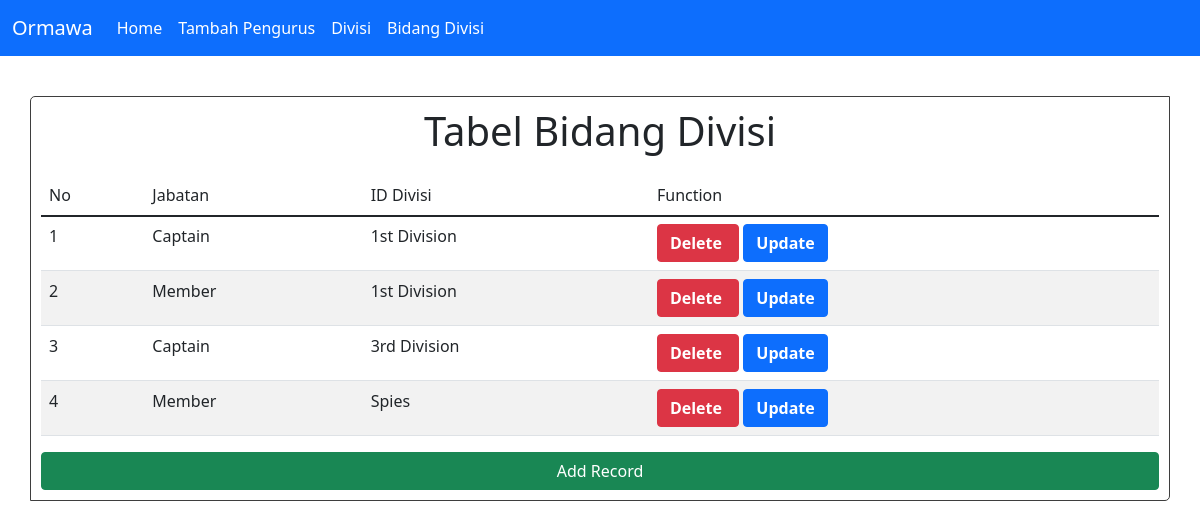
Screenshot of /bidang_divisi.php with the database file from the repository.
### tables this page shows
CREATE TABLE `bidang_divisi`  (
  `id_bidang` bigint NOT NULL AUTO_INCREMENT,
  `jabatan` varchar(255) NOT NULL,
  `id_divisi` bigint NULL DEFAULT NULL,
  PRIMARY KEY (`id_bidang`) USING BTREE,
  INDEX `id_divisi`(`id_divisi` ASC) USING BTREE,
  CONSTRAINT `bidang_divisi_ibfk_1` FOREIGN KEY (`id_divisi`) REFERENCES `divisi` (`id_divisi`) ON DELETE CASCADE ON UPDATE CASCADE
);

CREATE TABLE `divisi`  (
  `id_divisi` bigint NOT NULL AUTO_INCREMENT,
  `nama_divisi` varchar(255) NOT NULL,
  PRIMARY KEY (`id_divisi`) USING BTREE
);

### includes/DB.class.php (called while the page is built, shortened)
<?php
class DB
{
    var $db_host = "";
    var $db_user = "";
    var $db_pass = "";
    var $db_name = "";
    var $db_link = "";
    var $result = 0;
    function DB($db_host = '', $db_user = '', $db_pass = '', $db_name = '')
    {
        $this->db_host = $db_host;
        $this->db_user = $db_user;
        $this->db_pass = $db_pass;
        $this->db_name = $db_name;
    }
    function open()
    {
        $this->db_link = mysqli_connect($this->db_host, $this->db_user, $this->db_pass, $this->db_name);
    }
    function execute($query = "")
    {
        $this->result = mysqli_query($this->db_link, $query);
        return $this->result;
    }
    function getResult()
    {
        return mysqli_fetch_array($this->result);
    }
}
?>

### includes/Bidang_divisi.class.php (called while the page is built, shortened)
<?php
class Bidang_Divisi extends DB
{
    function getBidangDivisi()
    {
        $query = "SELECT * FROM bidang_divisi";
        return $this->execute($query);
    }
}
?>

### conf.php (called while the page is built)
<?php
$db_host = "localhost";
$db_user = "root";
$db_pass = "";
$db_name = "db_tp2";
?>

### includes/Divisi.class.php (called while the page is built, shortened)
<?php
class Divisi extends DB
{
    function getWhereDivisi($id_divisi){
        $query = "SELECT * FROM divisi where id_divisi = $id_divisi";
        return $this->execute($query);
    }
}
?>

### bidang_divisi.php (the view, shortened to what this page needs)
<?php
include("conf.php");
include("includes/Template.class.php");
include("includes/DB.class.php");
include("includes/Divisi.class.php");
include("includes/Bidang_divisi.class.php");
$divisi = new Divisi($db_host, $db_user, $db_pass, $db_name);
$BidangDivisi = new Bidang_Divisi($db_host, $db_user, $db_pass, $db_name);
$BidangDivisi->open();
$divisi->open();
$data = null;
$no = 1;
$BidangDivisi->getBidangDivisi();
while(list($id_bidang, $jabatan, $id_divisi) = $BidangDivisi->getResult()){
    $divisi->getWhereDivisi($id_divisi);
    $nama_divisi = $divisi->getResult();
    $data .= "<tr>
    <td>". $no ." </td>
    <td>". $jabatan."</td>
    <td>". $nama_divisi['nama_divisi']."</td>
    <td><button class='btn btn-danger' name='hapus'><a href='bidang_divisi.php?delete_key=$id_bidang' style='color: white; font-weight: bold; text-decoration: none'>Delete</a>&nbsp</button>
    <button class='btn btn-primary' ><a href='form_bidang_divisi.php?update_key=$id_bidang' style='color: white; font-weight: bold; text-decoration: none'>Update</a></button>
    </tr>";
    $no++;
}

### includes/Template.class.php (shortened to what this page needs)
<?php
class Template
{
    var $content = '';
    function Template($filename='')
    {
        $this->content = implode('', @file($filename));
    }
    function clear()
    {
        $this->content = preg_replace("/DATA_[A-Z|_|0-9]+/", "", $this->content);
    }
    function write()
    {
        print $this->content;
    }
    function replace($old = '', $new = '')
    {
        if (is_int($new)) {
            $value = sprintf("%d", $new);
        }
        elseif (is_float($new)) {
            $value = sprintf("%f", $new);
        }
        elseif (is_array($new)) {
            $value = '';
            foreach ($new as $item) {
                $value .= $item. ' ';
            }
        }
        else {
            $value = $new;
        }
        $this->content = preg_replace("/$old/", $value, $this->content);
    }
}
?>

### rows the page displays
bidang_divisi: jabatan "Captain", id_divisi.nama_divisi "1st Division"
bidang_divisi: jabatan "Member", id_divisi.nama_divisi "1st Division"
bidang_divisi: jabatan "Captain", id_divisi.nama_divisi "3rd Division"
bidang_divisi: jabatan "Member", id_divisi.nama_divisi "Spies"

### other values shown
$this->content "Ormawa Home Tambah Pengurus Divisi Bidang Divisi Tabel Bidang Divisi No Jabatan ID Divisi Function Add Record"
